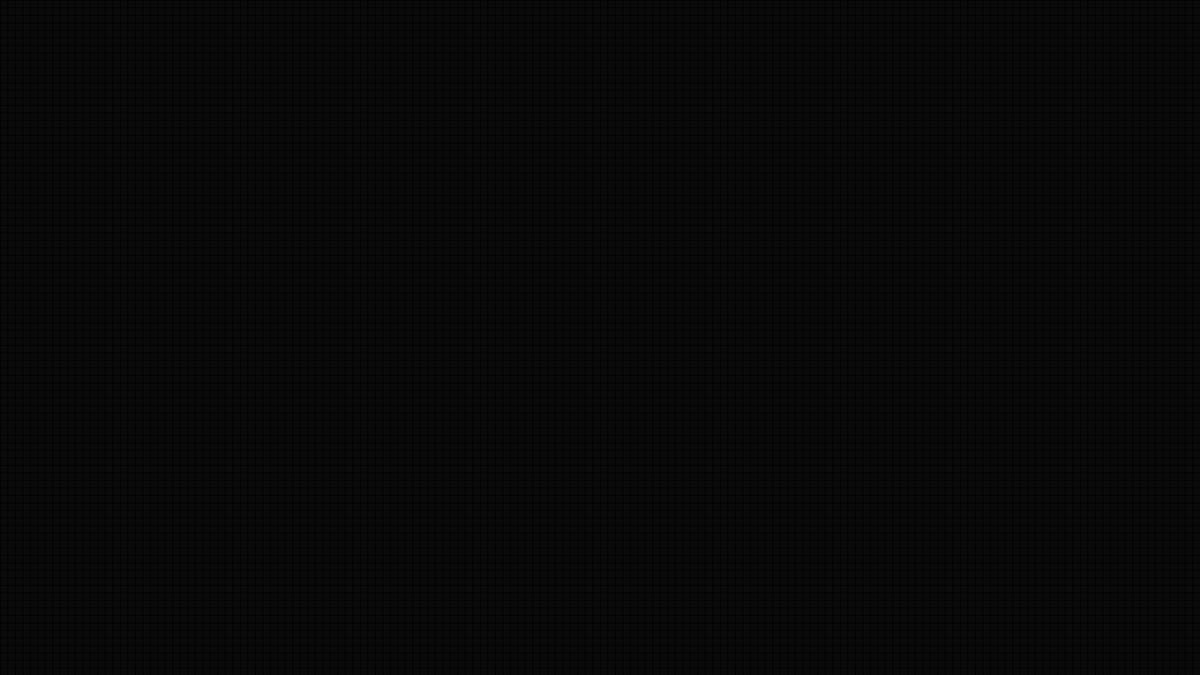
Frame 1 (no input)
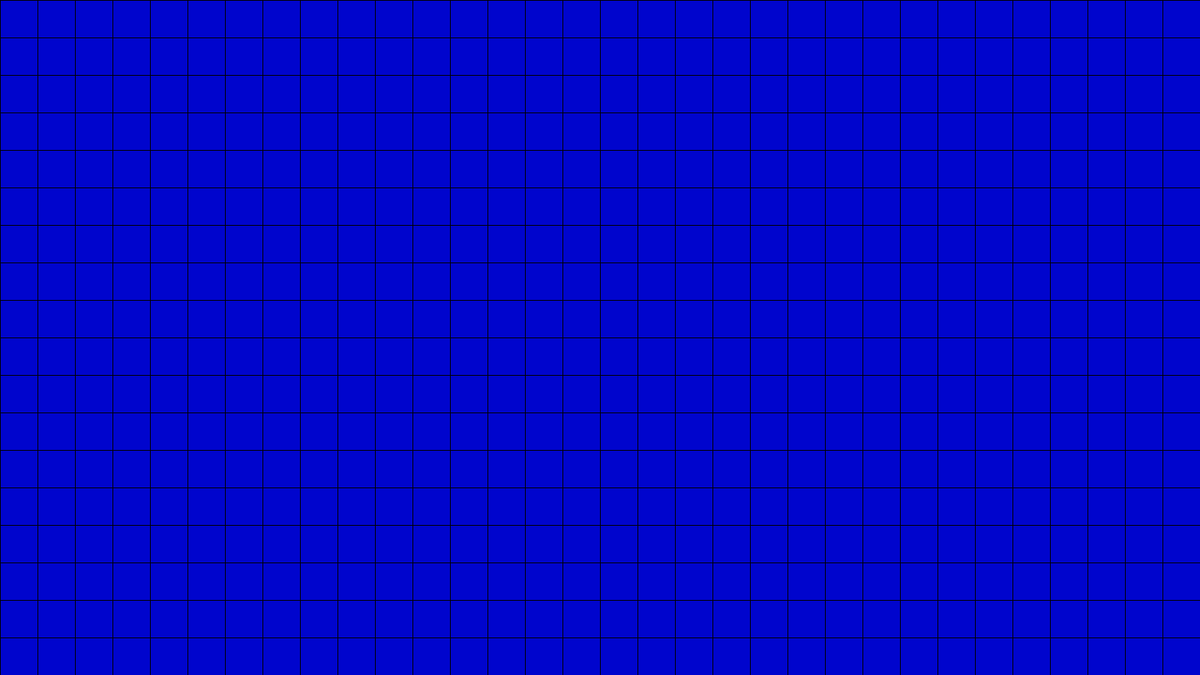
Frame 60 (the mouse pressed at the canvas centre just before this capture)
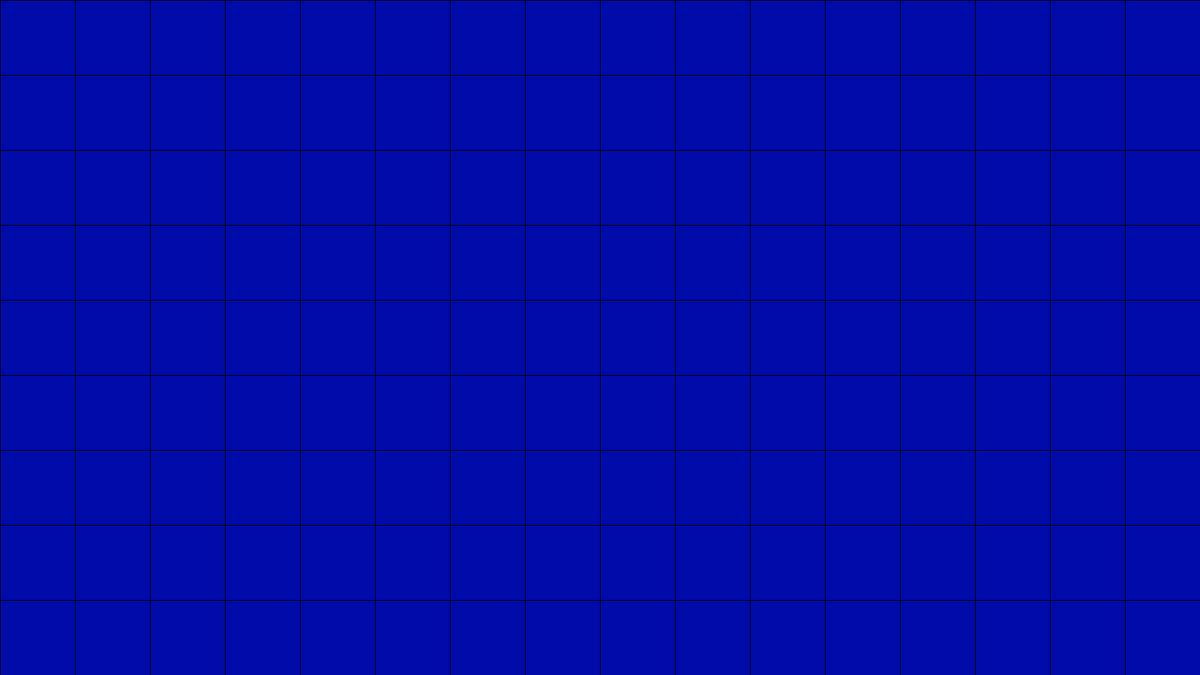
Frame 120 (the mouse held since frame 60 and released just before this capture)

The Processing sketch that drew these frames (run headless with seeded random() and noise(); from frame 60 on, the mouse is pressed at the canvas centre):

// Processing sketch: processing_18208
// ── processing_18208.pde

int a = 0;      // moving lines 
int c = 10;  // variable couleur de fond

void setup()
{
  size(1600,900);
  stroke(0);
}

void draw()
{
  background(c);
  
a = a + 10;
c = c + 25;

  
for(int i=0; i<1600;i = i + a )
  line(i,0,i,1600); // ligne verticale
  
  for(int i=0; i<1600;i = i + a )
  line(0,i,1600,i);  // ligne horizontale
  
  
  if(a > 100) {
    a = 0;
  }
  }
  
  
